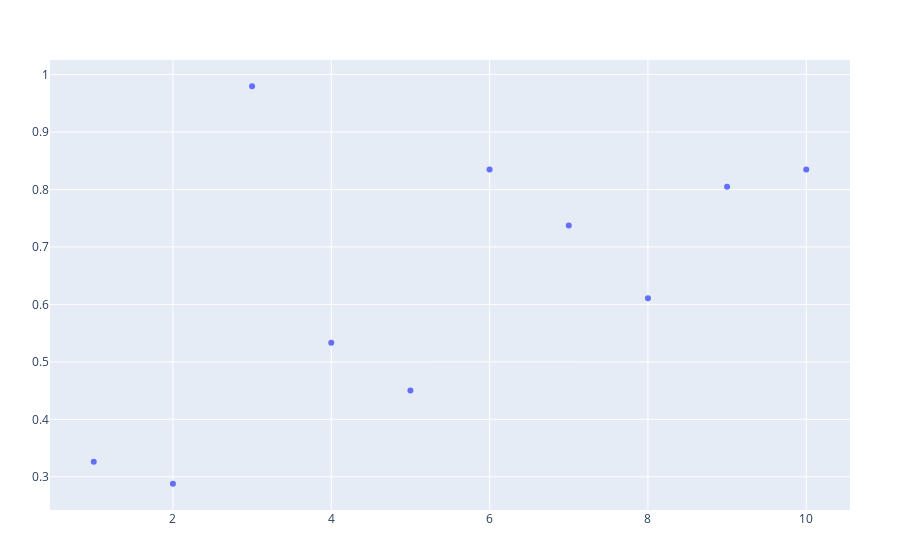

Notebook code cell kept with this figure:
### Code cell
# x and y given as arrays
plot(data)

### Figure 1 — Plotly figure (JSON) as saved in the notebook; plotly's stock layout.template omitted (floating-point values rounded to 4 significant figures)
{"data": [{"mode": "markers", "type": "scatter", "x": [1, 2, 3, 4, 5, 6, 7, 8, 9, 10], "y": [0.326, 0.2879, 0.9797, 0.5335, 0.4504, 0.8348, 0.7375, 0.6108, 0.8049, 0.8347]}], "layout": {"margin": {"b": 50, "l": 50, "r": 50, "t": 60}}}
